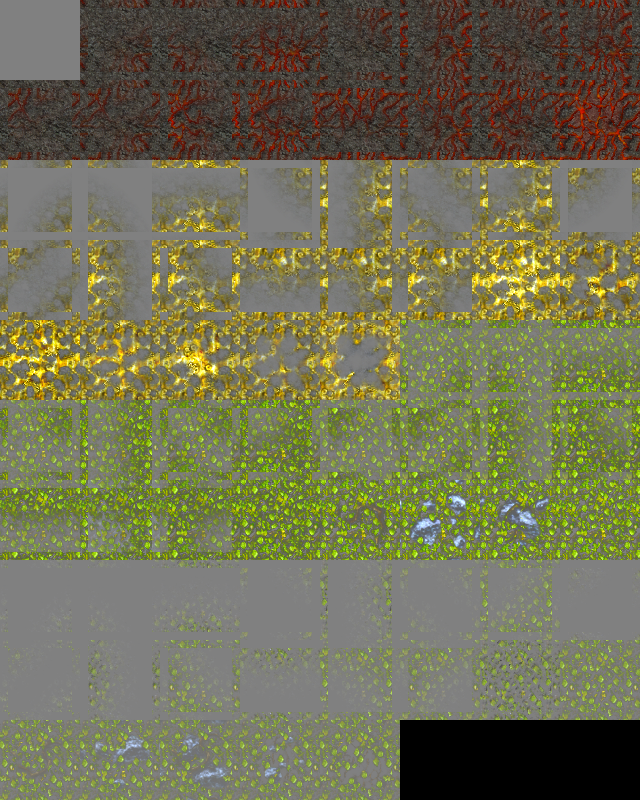
#> input picture godot/assets/terrain_detail/native_campaign_detail_atlas.png, 640 x 800 px
$ python crop_strip.py ../godot/assets/terrain_detail/native_campaign_detail_atlas.png out.png 5 1.0
#> lines starting #> are read from the running program, lines starting #| are printed output that depends on the picture
# -*- coding: utf-8 -*-
"""Режет ленту иконок со скриншота и увеличивает её для осмотра."""
import sys
from PIL import Image

src = sys.argv[1]
dst = sys.argv[2]
top = int(sys.argv[3]) if len(sys.argv) > 3 else 740
scale = float(sys.argv[4]) if len(sys.argv) > 4 else 1.6

im = Image.open(src).convert("RGB")
#> im is the input picture: PIL image 640x800 RGB; mean R, G, B 112.8, 111.9, 82.5
box = (20, top, im.width - 20, im.height)
#> box = (20, 5, 620, 800)
crop = im.crop(box)
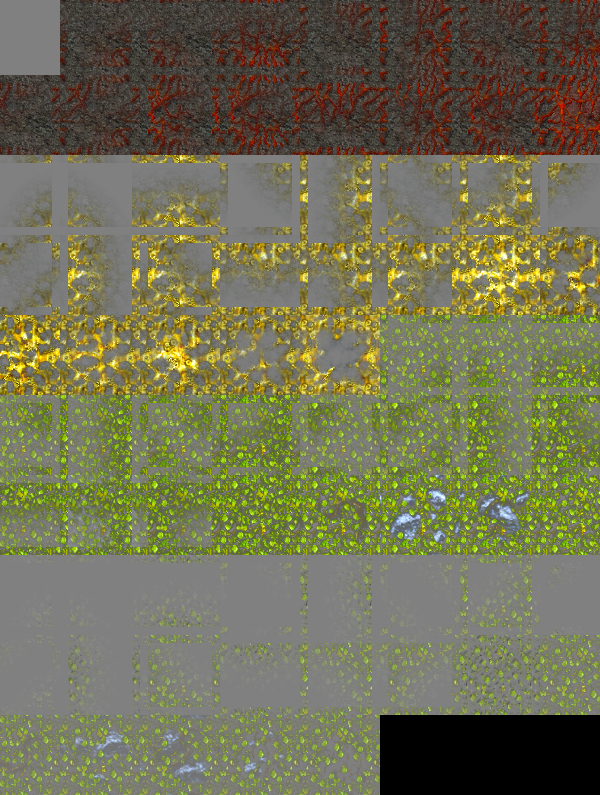
#> crop: PIL image 600x795 RGB; mean R, G, B 113, 112.2, 82.5
crop = crop.resize((int(crop.width * scale), int(crop.height * scale)), Image.LANCZOS)
crop.save(dst)
print("%s -> %s  %dx%d" % (src, dst, crop.width, crop.height))
#| ../godot/assets/terrain_detail/native_campaign_detail_atlas.png -> out.png  600x795

$ run again, on godot/assets/terrain_detail/native_generated_detail_atlas.png
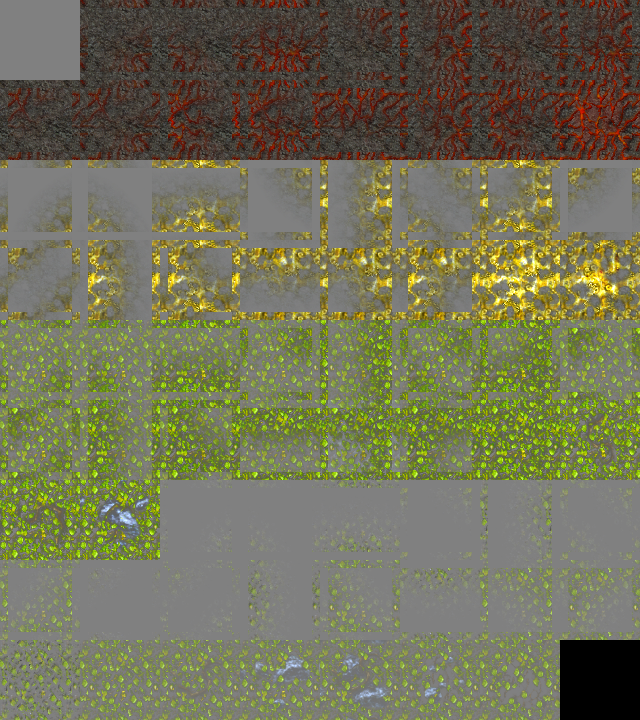
#> input picture godot/assets/terrain_detail/native_generated_detail_atlas.png, 640 x 720 px
#> im is the input picture: PIL image 640x720 RGB; mean R, G, B 113.7, 113.2, 85.5
#> `crop = im.crop(box)`:
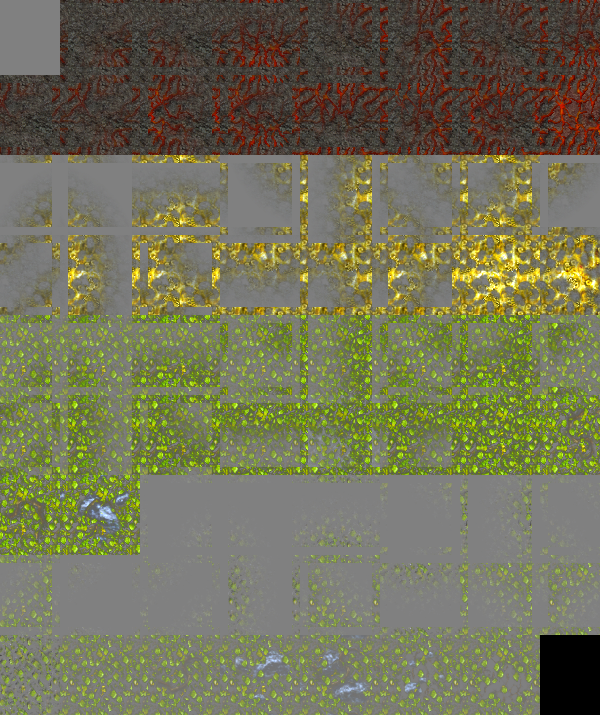
#> crop: PIL image 600x715 RGB; mean R, G, B 114.2, 113.7, 85.9
#| ../godot/assets/terrain_detail/native_generated_detail_atlas.png -> out.png  600x715
